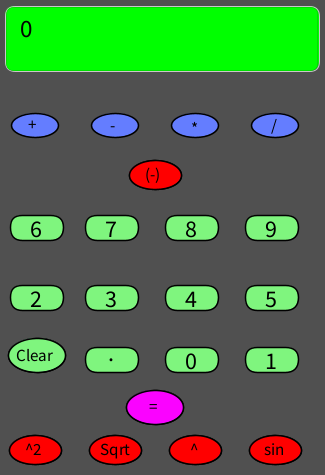
Frame 1 (no input)
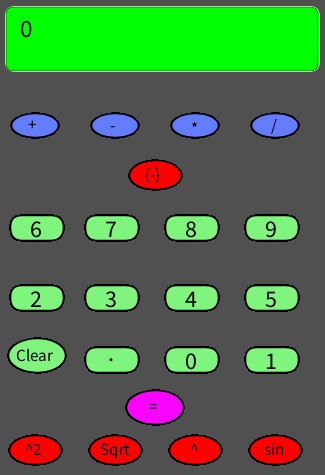
Frame 60 (the mouse pressed at the canvas centre just before this capture)
Frame 120 (the mouse held since frame 60 and released just before this capture): identical to frame 60, image omitted

The Processing sketch that drew these frames (run headless with seeded random() and noise(); from frame 60 on, the mouse is pressed at the canvas centre):

// Processing sketch: Calculator_2
// ── Calculator_2.pde
String dispVal = "0";
String compVal = "";
String compVal2 = "";
float compValI = 0;
float compValI2 = 0;
float result = 0;
String opValue;
boolean firstNum;


Button[] numButtons = new Button[10];
Button[] opButtons = new Button[11];
Button[] spButtons = new Button[1];


void setup() {
  size(325, 475);
  background(80);
  frameRate(60);
  fill(0, 255, 0);
  strokeWeight(1);
  stroke(200);
  rect(5, 6, 314, 65, 10);

  numButtons[0] = new Button(165, 347).asNumber(0, 45, 45);
  numButtons[1] = new Button(245, 347).asNumber(1, 45, 45);
  numButtons[2] = new Button(10, 285).asNumber(2, 45, 45);
  numButtons[3] = new Button(85, 285).asNumber(3, 45, 45);
  numButtons[4] = new Button(165, 285).asNumber(4, 45, 45);
  numButtons[5] = new Button(245, 285).asNumber(5, 45, 45);
  numButtons[6] = new Button(10, 215).asNumber(6, 45, 45);
  numButtons[7] = new Button(85, 215).asNumber(7, 45, 45);
  numButtons[8] = new Button(165, 215).asNumber(8, 45, 45);
  numButtons[9] = new Button(245, 215).asNumber(9, 45, 45);

  opButtons[0] = new Button(35, 125).asOperator("+", 50, 20);
  opButtons[1] = new Button(115, 125).asOperator("-", 50, 20);
  opButtons[2] = new Button(195, 125).asOperator("*", 50, 20);
  opButtons[3] = new Button(275, 125).asOperator("/", 50, 20);
  opButtons[4] = new Button(37, 355).asOperator("Clear", 60, 30);
  opButtons[5] = new Button(155, 407).asOperator("=", 60, 30);
  opButtons[6] = new Button(35, 450).asOperator("^2", 55, 25);
  opButtons[7] = new Button(115, 450).asOperator("Sqrt", 55, 25);
  opButtons[8] = new Button(155, 175).asOperator("(-)", 55, 25);
  opButtons[9] = new Button(195, 450).asOperator("^", 55, 25);
  opButtons[10] = new Button(275, 450).asOperator("sin", 55, 25);

  spButtons[0] = new Button(85, 347).asSpecial(".", 45, 45);


  firstNum = true;
}

void draw() {
  //background(0,255,0);
  for (int i=0; i<numButtons.length; i++) {
    numButtons[i].display();
    numButtons[i].over(mouseX, mouseY);
  }
  //display operators
  for (int i=0; i<opButtons.length; i++) {
    opButtons[i].display();
    opButtons[i].over(mouseX, mouseY);
  }
  for (int i=0; i<spButtons.length; i++) {
    spButtons[i].display();
    spButtons[i].over(mouseX, mouseY);
  }

  updateDisplay();
}


void performCalc() {
  compValI = float(compVal);
  compValI2 = float(compVal2);

  if (opValue == "+") {
    result = compValI + compValI2;
    dispVal = str(result);
  } 
  if (firstNum) {
    compVal = dispVal;
  } else {
    compVal = dispVal;
    compVal2 = "";
  }
  if (opValue == "-") {
    result = compValI - compValI2;
    dispVal = str(result);
  } 
  if (firstNum) {
    compVal = dispVal;
  } else {
    compVal = dispVal;
    compVal2 = "";
  }
  if (opValue == "*") {
    result = compValI * compValI2;
    dispVal = str(result);
  } 
  if (firstNum) {
    compVal = dispVal;
  } else {
    compVal = dispVal;
    compVal2 = "";
  }
  if (opValue == "/") {
    result = compValI / compValI2;
    dispVal = str(result);
  } 
  if (firstNum) {
    compVal = dispVal;
  } else {
    compVal = dispVal;
    compVal2 = "";
  }
  if (opValue == "^2") {
    result = compValI * compValI;
    dispVal = str(result);
  } 
  if (firstNum) {
    compVal = dispVal;
  } else {
    compVal = dispVal;
    compVal2 = "";
  }
  if (opValue == "Sqrt") {
    result = sqrt(compValI);
    dispVal = str(result);
  } 
  if (firstNum) {
    compVal = dispVal;
  } else {
    compVal = dispVal;
    compVal2 = "";
  }
  if (opValue == "(-)") {
    if (firstNum==true) {
      compValI = compValI * -1;
      dispVal = str(compValI);
    } else {
      compValI2 = compValI2 * -1;
      dispVal = str(compValI2);
    } 
    if (firstNum) {
      compVal = dispVal;
    } else {
      compVal = dispVal;
      compVal2 = "";
    }
  }
  if (opValue == "^") {
    result = pow(compValI, compValI2);
    dispVal = str(result);
  } 
  if (firstNum) {
    compVal = dispVal;
  } else {
    compVal = dispVal;
    compVal2 = "";
  }
  if (opValue == "sin") {
    result = sin(compValI);
    dispVal = str(result);
  } 
  if (firstNum) {
    compVal = dispVal;
  } else {
    compVal = dispVal;
    compVal2 = "";
  }
}



void mousePressed() {

  for (int i=0; i<numButtons.length; i++) {
    numButtons[i].over(mouseX, mouseY);
    if (numButtons[i].overBox) {
      if (firstNum) {
        compVal += int(numButtons[i].numVal);
        dispVal = compVal;
      } else {
        compVal2 += int(numButtons[i].numVal);
        dispVal = compVal2;
      }
    }
  }


  for (int i=0; i<opButtons.length; i++) {
    opButtons[i].over(mouseX, mouseY);
    if (opButtons[i].overBox) {
      if (opButtons[i].opVal == "Clear") {
        dispVal = "0";
        opValue = "C";
        compVal = "";
        compVal2 = "";
        compValI = 0;
        compValI2 = 0;
        result = 0;
        firstNum = true;
      } else if (opButtons[i].opVal == "=") {
        // Perform calculation
        firstNum = false;
        performCalc();
      } else if (opButtons[i].opVal == "+") {
        if (result !=0) {
          opValue = "+";
          compVal2 = "";
          firstNum = false;
          dispVal = "+";
        } else {
          opValue = "+";
          firstNum = false;
          dispVal = "+";
        }
      } else if (opButtons[i].opVal == "-") {
        if (result !=0) {
          opValue = "-";
          compVal2 = "";
          firstNum = false;
          dispVal = "-";
        } else {
          opValue = "-";
          firstNum = false;
          dispVal = "-";
        }
      } else if (opButtons[i].opVal == "*") {
        if (result !=0) {
          opValue = "*";
          compVal2 = "";
          firstNum = false;
          dispVal = "*";
        } else {
          opValue = "*";
          firstNum = false;
          dispVal = "*";
        }
      } else if (opButtons[i].opVal == "/") {
        if (result !=0) {
          opValue = "/";
          compVal2 = "";
          firstNum = false;
          dispVal = "/";
        } else {
          opValue = "/";
          firstNum = false;
          dispVal = "/";
        }
      } else if (opButtons[i].opVal == "^2") {
        if (result !=0) {
          opValue = "^2";
          compVal2 = "";
          firstNum = false;
          dispVal = "^2";
        } else {
          opValue = "^2";
          firstNum = false;
          dispVal = "^2";
        }
      } else if (opButtons[i].opVal == "Sqrt") {
        if (result !=0) {
          opValue = "Sqrt";
          compVal2 = "";
          firstNum = false;
          dispVal = "Sqrt";
        } else {
          opValue = "Sqrt";
          firstNum = false;
          dispVal = "Sqrt";
        }
      } else if (opButtons[i].opVal == "^") {
        if (result !=0) {
          opValue = "^";
          compVal2 = "";
          firstNum = false;
          dispVal = "^";
        } else {
          opValue = "^";
          firstNum = false;
          dispVal = "^";
        }
      } else if (opButtons[i].opVal == "sin") {
        if (result !=0) {
          opValue = "sin";
          compVal2 = "";
          firstNum = false;
          dispVal = "sin";
        } else {
          opValue = "sin";
          firstNum = false;
          dispVal = "sin";
        }
      } else if (opButtons[i].opVal == "(-)") {
        opValue = "(-)";
        performCalc();
      }
    }
  }
  for (int i=0; i<spButtons.length; i++) {
    Button iSpButton = spButtons[i];
    iSpButton.over(mouseX, mouseY);
    if (iSpButton.overBox) {
      if (iSpButton.spVal == ".") {
        if (iSpButton.overBox && firstNum == true) {
          compVal += iSpButton.spVal;
          dispVal = compVal;
        } else if (iSpButton.overBox && firstNum == false) {
          compVal2 += iSpButton.spVal;
          dispVal = compVal2;
        }
      }
    }
  }
}

void updateDisplay() {
  fill(0, 255, 0);
  strokeWeight(0);
  rect(6.5, 7.5, 311, 63, 7);
  fill(0);
  textSize(25);
  text(dispVal, 20, 37);
}
// ── Button.pde
class Button {
  boolean isNum;
  boolean isSp;
  float numVal;
  String opVal;
  String spVal;
  float x;
  float y;
  int boxSize;
  int buttonW;
  int buttonH;
  boolean overBox;

  Button(float x, float y) {
    this.x = x;
    this.y = y;
  }

  Button asNumber(float tempNumVal, int tempW, int tempH) {
    isNum = true;
    numVal = tempNumVal;
    buttonW = tempW;
    buttonH = tempH;
    return this;
  }

  Button asOperator(String tempOpVal, int tempW, int tempH) {
    opVal = tempOpVal;
    buttonW = tempW;
    buttonH = tempH;
    return this;
  }

  Button asSpecial(String tempSpVal, int tempW, int tempH) {
    isSp = true;
    spVal = tempSpVal;
    buttonW = tempW;
    buttonH = tempH;
    return this;
  }

  void display() {
    if (isNum) {
      if (overBox) {
        fill(255, 0, 0);
      } else {
        fill(#7FF57E);
      }
      stroke(0);
      strokeWeight(1.5);
      rect(x, y, buttonW+8, buttonH-20, 17.5);
      fill(0);
      textSize(24);
      text(int(numVal), x+20, y+21.5);
    } else if (isSp) {
      if (overBox) {
        fill(255, 0, 0);
      } else {
        fill(#7FF57E);
      }
      stroke(0);
      strokeWeight(1.5);
      rect(x, y, buttonW+8, buttonH-20, 20);
      fill(0);
      textSize(24);
      text(spVal, x+23, y+14);
    } else {
      if (overBox) {
        fill(#E264FF);
      } else {
        fill(#647DFF);
      }
      stroke(0);
      strokeWeight(1.5);
      ellipseMode(CENTER);
      ellipse(x, y, buttonW-3, buttonH+4);
      fill(0);
      textSize(17);
      textMode(CENTER);
      if (opVal=="Clear")
      { 
        if (overBox) {
          fill(255, 0, 0);
        } else {
          fill(#7FF57E);
        }
        ellipse(x, y, buttonW-3, buttonH+4);
        fill(0);
        text(opVal, x-21, y+6);
      } else if (opVal=="*")
      {
        text(opVal, x-4, y+8.5);
      } else if (opVal == "-") {
        text(opVal, x-5, y+6);
      } else if (opVal == "^2") {
        if (overBox) {
          fill(#00FFEC);
        } else {
          fill(#FF0000);
        }
        ellipse(x, y, buttonW-3, buttonH+4);
        fill(0);
        text(opVal, x-10, y+4.5);
      } else if (opVal == "/") {
        text(opVal, x-4, y+5.5);
      } else if (opVal == "Sqrt") {
        if (overBox) {
          fill(#00FFEC);
        } else {
          fill(#FF0000);
        }
        ellipse(x, y, buttonW-3, buttonH+4);
        fill(0);
        text(opVal, x-15, y+4.5);
      } else if (opVal == "^") {
        if (overBox) {
          fill(#00FFEC);
        } else {
          fill(#FF0000);
        }
        ellipse(x, y, buttonW-3, buttonH+4);
        fill(0);
        text(opVal, x-5, y+5);
      } else if (opVal == "(-)") {
        if (overBox) {
          fill(#00FFEC);
        } else {
          fill(#FF0000);
        }
        ellipse(x, y, buttonW-3, buttonH+4);
        fill(0);
        text(opVal, x-9.75, y+4.5);
      } 
      else if (opVal == "sin") {
        if (overBox) {
          fill(#00FFEC);
        } else {
          fill(#FF0000);
        }
        ellipse(x, y, buttonW-3, buttonH+4);
        fill(0);
        text(opVal, x-11, y+5);
      }
      
      
      else if (opVal == "=") {
        if (overBox) {
          fill(#FFBC03);
        } else {
          fill(#FA03FF);
        }
        ellipse(x, y, buttonW-3, buttonH+4);
        fill(0);
        text(opVal, x-6, y+5);
      } else 
      { 
        text(opVal, x-7, y+5);
      }
    }
  }



  void over(int xpos, int ypos) {
    overBox = xpos > x && xpos < x+buttonW && ypos > y && ypos < y+buttonH;
  }
}
